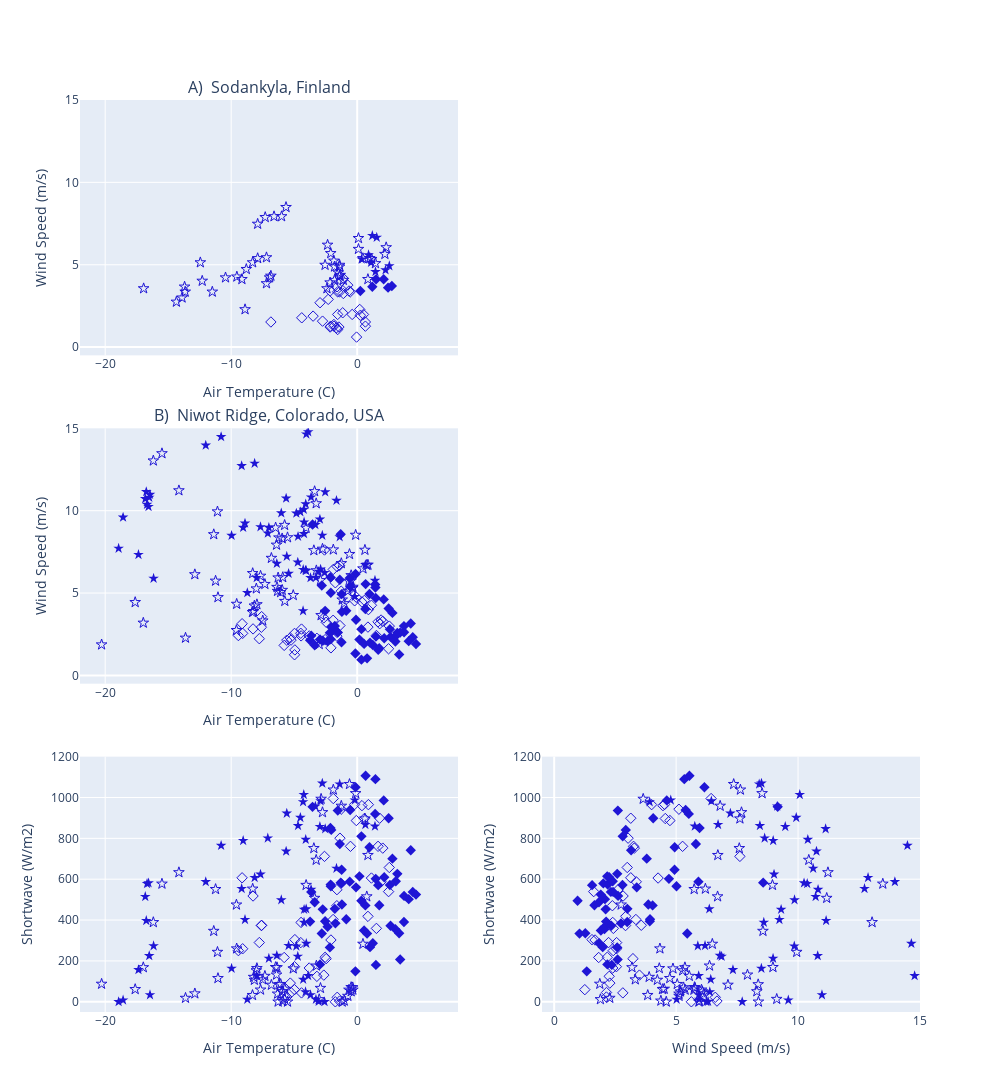

Write notebook code for a chart like this one.
### Code cell
fig = make_subplots(rows=3, cols=2, 
                    subplot_titles=(namesod, '', "B)  Niwot Ridge, Colorado, USA"), 
                    shared_xaxes=False, shared_yaxes=False, 
                    vertical_spacing=0.08, horizontal_spacing=0.1,
)

markersize = 8

# Sodankyla (only temp x wind)
fig.add_trace(
    go.Scatter(
        x = sod_df_sub3['temp'],
        y = sod_df_sub3['windspeed'],
        mode='markers',
        marker=dict(
        size=markersize,
        color=colorsnowunload,
        colorscale=colorscaled, 
        symbol=sod_df_sub3['TypeClassSymbol'],
        showscale=False,
        )
    ), row=1, col=1
)

fig.update_xaxes(title_text = nametemp, range=[-22,8], row=1, col=1) 
fig.update_yaxes(title_text = namewind, range=[-.5,15], row=1, col=1) 


# Niwot, full scatter matrix 
fig.add_trace(
    go.Scatter(
        x = niwot_df_sub3['temp'],
        y = niwot_df_sub3['windspeed'],
        mode='markers',
        marker=dict(
        size=markersize,
        color=colorsnowunload,
        colorscale=colorscaled, 
        symbol=niwot_df_sub3['TypeClassSymbol'],
        showscale=False
        )
    ), row=2, col=1
)

fig.update_xaxes(title_text = nametemp, range=[-22,8], row=2, col=1) 
fig.update_yaxes(title_text = namewind, range=[-.5,15], row=2, col=1) 

fig.add_trace(
    go.Scatter(
        x = niwot_df_sub3['temp'],
        y = niwot_df_sub3['shortwave'],
        mode='markers',
        marker=dict(
        size=markersize,
        color=colorsnowunload,
        colorscale=colorscaled, 
        symbol=niwot_df_sub3['TypeClassSymbol'],
        showscale=False
        )
    ), row=3, col=1
)

fig.update_xaxes(title_text = nametemp, range=[-22,8], row=3, col=1) 
fig.update_yaxes(title_text = nameSW, range=[-50,1200], row=3, col=1)

fig.add_trace(
    go.Scatter(
        x = niwot_df_sub3['windspeed'],
        y = niwot_df_sub3['shortwave'],
        mode='markers',
        marker=dict(
        size=markersize,
        color=colorsnowunload, 
        colorscale=colorscaled, 
        symbol=niwot_df_sub3['TypeClassSymbol'],
        showscale=False,
        )
    ), row=3, col=2
)

fig.update_xaxes(title_text = namewind, range=[-.5,15], row=3, col=2) 
fig.update_yaxes(title_text = nameSW, range=[-50,1200], row=3, col=2)

fig.update_layout(title='', width=1000, height=1200, showlegend=False)
fig.show()

### Figure 1 — Plotly figure (JSON) as saved in the notebook; plotly's stock layout.template omitted (floating-point values rounded to 4 significant figures; data arrays with more than 128 entries replaced by an {"elided": "..."} marker saying what was removed)
{"data": [{"marker": {"color": "#1F15D5", "colorscale": [[0, "#1F15D5"], [1, "#7dcfd4"]], "showscale": false, "size": 8, "symbol": [102, 102, 102, 17, 17, 102, 102, 102, 102, 102, 102, 117, 117, 117, 117, 117, 117, 117, 117, 117, 117, 117, 117, 117, 117, 117, 117, 117, 117, 117, 117, 117, 117, 117, 102, 102, 102, 102, 102, 102, 102, 117, 117, 117, 117, 117, 117, 117, 117, 117, 117, 117, 117, 117, 117, 117, 117, 102, 102, 102, 102, 102, 102, 102, 102, 102, 102, 102, 102, 102, 117, 117, 117, 117, 117, 117, 117, 117, 102, 102, 2, 2, 2, 2, 2, 2, 17, 102, 17, 17, 17, 17, 17]}, "mode": "markers", "type": "scatter", "x": [0.2, -0.4, -1.15, 2.25, 2.55, -1.45, -1.55, -1.65, -1.85, -2.1, -6.85, -2.35, -2.1, -1.85, -1.4, -1.1, -1.35, -6.85, -6.95, -7.2, -12.45, -7.9, -7.3, -6.6, -6, -5.65, -12.3, -11.5, -14.35, -13.9, -13.7, -13.65, -8.9, -16.95, -4.4, -3.5, -2.75, -2.15, -1.85, -1.55, -2.95, -10.45, -9.55, -9.15, -8.8, -8.3, -7.9, -7.2, 0.1, 0.1, 0.45, 1, 1.15, 0.85, 1.45, 2.3, 2.2, 0.25, 0.5, 0.65, 0.65, -0.05, -2.3, -2.15, -1.6, -1.35, -1.1, -0.75, -0.65, -0.55, -2.55, -1.8, -1.4, -1.4, -1.5, -1.8, -2.15, -2.4, -1.55, -1.4, 0.25, 1.2, 2.1, 2.75, 2.45, 1.5, 1.45, -1.1, 0.35, 1.2, 0.9, 1.1, 1.55], "xaxis": "x", "y": [2.288, 1.983, 2.085, 4.678, 4.932, 1.22, 1.068, 1.17, 1.271, 1.271, 1.526, 6.204, 5.695, 5.238, 4.322, 4.068, 4.373, 4.322, 4.221, 3.865, 5.136, 7.475, 7.882, 7.933, 7.933, 8.492, 4.017, 3.356, 2.746, 3.0, 3.661, 3.356, 2.288, 3.559, 1.78, 1.881, 1.576, 1.22, 1.373, 1.983, 2.695, 4.221, 4.271, 4.119, 4.729, 5.136, 5.39, 5.441, 6.611, 5.949, 5.39, 5.39, 5.339, 4.119, 5.085, 6.051, 5.644, 1.932, 1.983, 1.526, 1.271, 0.6102, 2.898, 3.407, 3.661, 3.915, 4.17, 3.763, 3.407, 3.356, 4.983, 4.882, 4.882, 4.983, 4.526, 4.068, 3.915, 3.559, 3.356, 3.356, 3.407, 3.661, 4.119, 3.712, 3.61, 4.119, 4.577, 3.254, 5.339, 6.763, 5.593, 5.136, 6.661], "yaxis": "y"}, {"marker": {"color": "#1F15D5", "colorscale": [[0, "#1F15D5"], [1, "#7dcfd4"]], "showscale": false, "size": 8, "symbol": {"elided": "228 int values"}}, "mode": "markers", "type": "scatter", "x": {"elided": "228 float values"}, "xaxis": "x3", "y": {"elided": "228 float values"}, "yaxis": "y3"}, {"marker": {"color": "#1F15D5", "colorscale": [[0, "#1F15D5"], [1, "#7dcfd4"]], "showscale": false, "size": 8, "symbol": {"elided": "228 int values"}}, "mode": "markers", "type": "scatter", "x": {"elided": "228 float values"}, "xaxis": "x5", "y": {"elided": "228 float values"}, "yaxis": "y5"}, {"marker": {"color": "#1F15D5", "colorscale": [[0, "#1F15D5"], [1, "#7dcfd4"]], "showscale": false, "size": 8, "symbol": {"elided": "228 int values"}}, "mode": "markers", "type": "scatter", "x": {"elided": "228 float values"}, "xaxis": "x6", "y": {"elided": "228 float values"}, "yaxis": "y6"}], "layout": {"annotations": [{"font": {"size": 16}, "showarrow": false, "text": "A)  Sodankyla, Finland", "x": 0.225, "xanchor": "center", "xref": "paper", "y": 1, "yanchor": "bottom", "yref": "paper"}, {"font": {"size": 16}, "showarrow": false, "text": "B)  Niwot Ridge, Colorado, USA", "x": 0.225, "xanchor": "center", "xref": "paper", "y": 0.64, "yanchor": "bottom", "yref": "paper"}], "height": 1200, "showlegend": false, "title": {"text": ""}, "width": 1000, "xaxis": {"anchor": "y", "domain": [0, 0.45], "range": [-22, 8], "title": {"text": "Air Temperature (C)"}}, "xaxis2": {"anchor": "y2", "domain": [0.55, 1]}, "xaxis3": {"anchor": "y3", "domain": [0, 0.45], "range": [-22, 8], "title": {"text": "Air Temperature (C)"}}, "xaxis4": {"anchor": "y4", "domain": [0.55, 1]}, "xaxis5": {"anchor": "y5", "domain": [0, 0.45], "range": [-22, 8], "title": {"text": "Air Temperature (C)"}}, "xaxis6": {"anchor": "y6", "domain": [0.55, 1], "range": [-0.5, 15], "title": {"text": "Wind Speed (m/s)"}}, "yaxis": {"anchor": "x", "domain": [0.72, 1], "range": [-0.5, 15], "title": {"text": "Wind Speed (m/s)"}}, "yaxis2": {"anchor": "x2", "domain": [0.72, 1]}, "yaxis3": {"anchor": "x3", "domain": [0.36, 0.64], "range": [-0.5, 15], "title": {"text": "Wind Speed (m/s)"}}, "yaxis4": {"anchor": "x4", "domain": [0.36, 0.64]}, "yaxis5": {"anchor": "x5", "domain": [0, 0.28], "range": [-50, 1200], "title": {"text": "Shortwave (W/m2)"}}, "yaxis6": {"anchor": "x6", "domain": [0, 0.28], "range": [-50, 1200], "title": {"text": "Shortwave (W/m2)"}}}}
